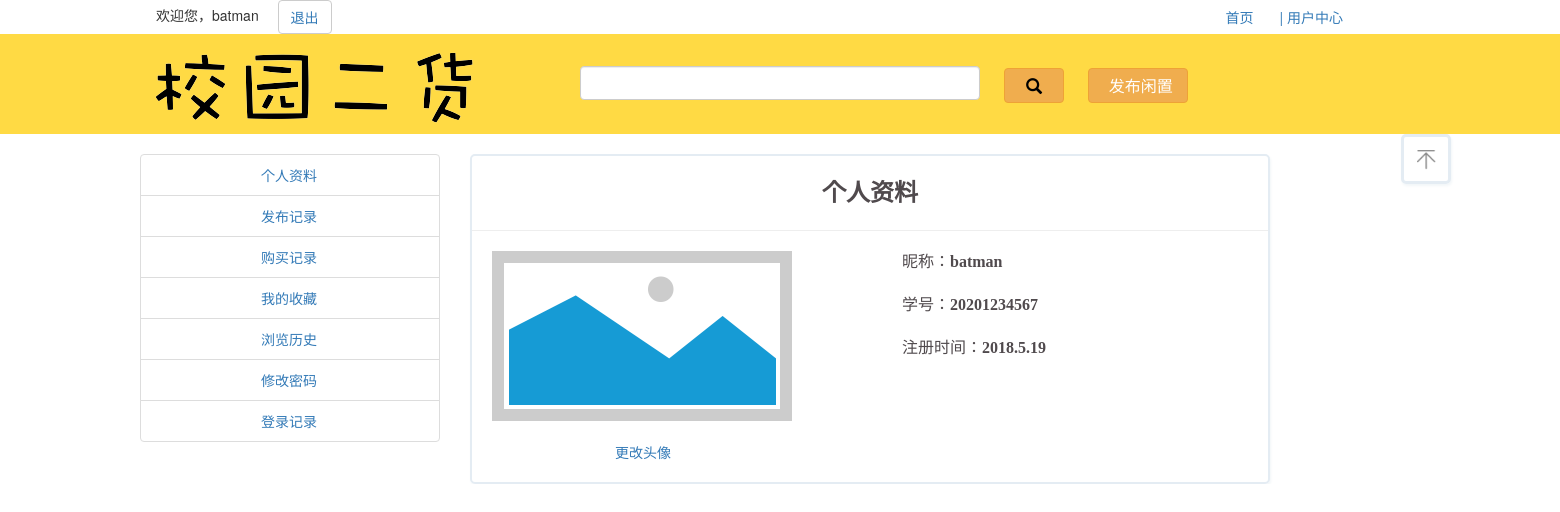
The page /user/user_center/ (signed in) on the database its author committed.
### user/models.py (models this page shows)
class UserInfo(models.Model):
    username = models.CharField(max_length=20)
    password = models.CharField(max_length=40)
    number = models.CharField(max_length=30,default='')

### user/views.py (the view)
# urls.py: path('user_center/',views.user_center),
def user_center(request):
    username = request.session.get('username')
    if username == None:
        context = { 'error_msg': '请先登录'}
        return render(request, 'user/login.html', context)
    else:
        user = UserInfo.objects.filter(username=username)[0]
        context = {'user': user}
        return render(request, 'user/user_center.html', context)

### templates/user/user_center.html (shortened to what this page needs)
<!DOCTYPE html>
<html lang="en">
<head>
    <link rel="stylesheet" type="text/css" href="/static/css/bootstrap.min.css" >
    <link rel="stylesheet" href="/static/css/user_center.css" >
    <link rel="stylesheet" href="/static/css/head.css" >
    <link rel="stylesheet" href="/static/css/file.css" >
</head>
<body>
        <div class="nav_head">
            {%if request.session.username|default:'' != ''%}
            <P>欢迎您，{{ request.session.username }}</P>
            <button class="btn btn-default"><a href="/user/logout" >退出</a></button>
            {%else%}
            <a class="btn btn-link"  href="/user/login" >登陆</a>
            <a class="btn btn-link"  href="/user/register" >注册</a>
            {%endif%}
            <div class="nav dropdown">
                <a class="btn btn-link"  href="/user/user_center" >| 用户中心</a>
            </div>
            <div class="nav">
                <a class="btn btn-link"  href="/" >首页</a>
            </div>
        </div>
        <div class="title">
            <img src="/static/img/title.png">
            <div class="second_title">
                <div class="find">
                    <input type="text" class="form-control" id="search" >
                    <a type="button" class="btn btn-warning" id="search-button" href="javascript:void(0);" onclick="go_search()">
                    <span class="glyphicon glyphicon-search"></span>
                    </a>
                    <button type="button" class="btn btn-warning"><a href="/release_goods">发布闲置</a></button>
                </div>
            </div>
        </div>
        <div class="back_to_top">
            <a href="#"><img src="/static/img/index-回到最上.png"></a>
        </div>
    <div class="list">
        <div class="list_nav ">
            <ul class="list-group">
                <li class="list-group-item"><a href="/user/user_center">个人资料</a></li>
                <li class="list-group-item"><a href="/user/release_records">发布记录</a></li>
                <li class="list-group-item"><a href="/user/purchase_record">购买记录</a></li>
                <li class="list-group-item"><a href="/user/collection">我的收藏</a></li>
                <li class="list-group-item"><a href="/user/browse_history">浏览历史</a></li>
                <li class="list-group-item"><a href="/user/c_password">修改密码</a></li>
                <li class="list-group-item"><a href="/user/logon_record">登录记录</a></li>
            </ul>
        </div>
        <div class="list_body">
            <p class="text-center">个人资料</p>
            <hr>
            <img src="/static/img/u640.png"/>
            <p>昵称：<span>{{ user.username }}</span></p>
            <p>学号：<span>{{ user.number }}</span></p>
            <p>注册时间：<span>2018.5.19</span></p>
            <button class="btn btn-link">更改头像</button>
        </div>
    </div>
</body>
</html>

### static/css/user_center.css (style rules this page uses)
.list_body p:first-child { font-family: "Microsoft Yahei"; font-size: 24px; color: #504A4D; font-weight: 800; margin-top: 20px; }
.list_body img { margin-left: 20px; float: left; margin-right: 110px; }
.list_body button { position: relative; top: 65px; left: -300px; }
.list_body p { font-family: "Microsoft Yahei"; font-size: 16px; color: #504A4D; font-weight: 550; margin-top: 20px; }

### static/css/head.css (style rules this page uses)
.nav { float: right; }
.nav_head { margin:0 10%; width: 1200px; }
.title { width: 1600px; height: 100px; background-color: #FFDA44; overflow: hidden; }
.title img { margin-top: 10px; margin-left: 8%; }
.title a { display: inline-block; color: #000; line-height: 35px; font-family: Arial,Helvetica,sans-serif; font-weight: 500; font-size: 16px; margin: 4px 20px; text-decoration: none; }
.second_title { float: right; width: 1000px; height: 100px; overflow: hidden; margin-top: 30px; position: relative; left: -50px; }
.list { width: 1400px; overflow: hidden; }
.list_nav { width: 300px; margin-left: 10%; margin-top: 20px; cursor:pointer; float: left; }
.list_nav li { padding-left: 120px; color: #337ab7; }
.list_body { width: 800px; height: 330px; margin-top: 20px; margin-left: 30px; float: left; border: 2px solid #e4ecf3; box-shadow: 1px 2px 3px #f2f6f8; border-radius: 5px; }

### static/css/file.css (style rules this page uses)
.nav { float: right; }
.nav_head { margin:0 10%; width: 1200px; }
.nav_head p { display: inline; margin-right: 15px; }
.title { width: 1600px; height: 100px; background-color: #FFDA44; overflow: hidden; }
.title img { margin-top: 10px; margin-left: 8%; }
.title a { display: inline-block; color: #000; line-height: 35px; font-family: Arial,Helvetica,sans-serif; font-weight: 500; font-size: 16px; margin: 4px 20px; text-decoration: none; }
.second_title { float: right; width: 1000px; height: 100px; overflow: hidden; margin-top: 30px; position: relative; left: -50px; }
.back_to_top { position: fixed; width: 50px; height: 50px; right: 7%; border-radius: 5px; border: 3px solid #e4ecf3; box-shadow: 1px 2px 3px #f2f6f8; }
.back_to_top img { width: 20px; height: 20px; margin: 13px; }
.find { width: 640px; height: 80px; }
.find input { width: 400px; margin: 0 auto; margin-left: 30px; display: inline-block; }
.find button { display: inline-block; width: 100px; height: 35px; }
.find>a { width: 60px; height: 35px; }
.find span { position: relative; top: -4px; }
.find>button>a { color: white; position: relative; top: -10px; left: -12px; }

### rows shown on the page
UserInfo: session.username "batman", username "batman", number "20201234567"
